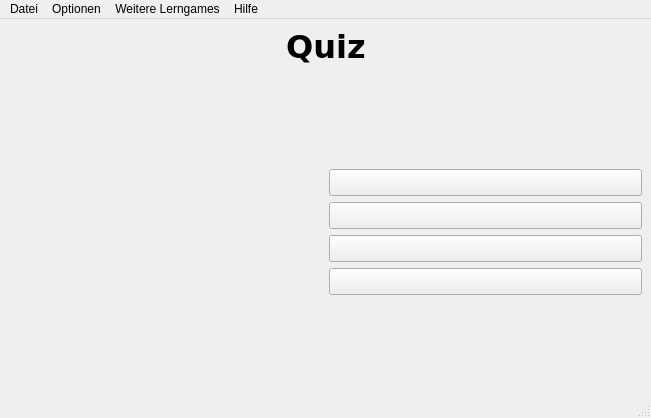
<?xml version="1.0" encoding="UTF-8"?>
<ui version="4.0">
 <class>MainWindow</class>
 <widget class="QMainWindow" name="MainWindow">
  <property name="geometry">
   <rect>
    <x>0</x>
    <y>0</y>
    <width>651</width>
    <height>418</height>
   </rect>
  </property>
  <property name="windowTitle">
   <string>Quiz-Plugin</string>
  </property>
  <widget class="QWidget" name="centralwidget">
   <layout class="QVBoxLayout" name="verticalLayout_2">
    <item>
     <layout class="QHBoxLayout" name="horizontalLayout_3">
      <item>
       <spacer name="horizontalSpacer_2">
        <property name="orientation">
         <enum>Qt::Horizontal</enum>
        </property>
        <property name="sizeHint" stdset="0">
         <size>
          <width>40</width>
          <height>20</height>
         </size>
        </property>
       </spacer>
      </item>
      <item>
       <widget class="QLabel" name="startTitel">
        <property name="maximumSize">
         <size>
          <width>16777215</width>
          <height>16777215</height>
         </size>
        </property>
        <property name="font">
         <font>
          <family>Verdana</family>
          <pointsize>24</pointsize>
         </font>
        </property>
        <property name="styleSheet">
         <string notr="true"/>
        </property>
        <property name="text">
         <string>&lt;html&gt;&lt;head/&gt;&lt;body&gt;&lt;p align=&quot;center&quot;&gt;&lt;span style=&quot; font-weight:600; font-style:normal; color:#000000;&quot;&gt;Quiz&lt;/span&gt;&lt;/p&gt;&lt;/body&gt;&lt;/html&gt;</string>
        </property>
       </widget>
      </item>
      <item>
       <spacer name="horizontalSpacer_3">
        <property name="orientation">
         <enum>Qt::Horizontal</enum>
        </property>
        <property name="sizeHint" stdset="0">
         <size>
          <width>40</width>
          <height>20</height>
         </size>
        </property>
       </spacer>
      </item>
     </layout>
    </item>
    <item>
     <spacer name="verticalSpacer">
      <property name="orientation">
       <enum>Qt::Vertical</enum>
      </property>
      <property name="sizeHint" stdset="0">
       <size>
        <width>586</width>
        <height>97</height>
       </size>
      </property>
     </spacer>
    </item>
    <item>
     <layout class="QHBoxLayout" name="horizontalLayout">
      <item>
       <widget class="QLabel" name="startImage">
        <property name="font">
         <font>
          <family>Verdana</family>
          <pointsize>12</pointsize>
         </font>
        </property>
        <property name="text">
         <string>&lt;html&gt;&lt;head/&gt;&lt;body&gt;&lt;p&gt;&lt;br/&gt;&lt;/p&gt;&lt;/body&gt;&lt;/html&gt;</string>
        </property>
       </widget>
      </item>
      <item>
       <layout class="QVBoxLayout" name="verticalLayout">
        <item>
         <widget class="QPushButton" name="startGame">
          <property name="font">
           <font>
            <family>Verdana</family>
            <pointsize>12</pointsize>
           </font>
          </property>
          <property name="styleSheet">
           <string notr="true"/>
          </property>
          <property name="text">
           <string/>
          </property>
         </widget>
        </item>
        <item>
         <widget class="QPushButton" name="startTraining">
          <property name="font">
           <font>
            <family>Verdana</family>
            <pointsize>12</pointsize>
           </font>
          </property>
          <property name="styleSheet">
           <string notr="true"/>
          </property>
          <property name="text">
           <string/>
          </property>
         </widget>
        </item>
        <item>
         <widget class="QPushButton" name="chooseQuiz">
          <property name="font">
           <font>
            <family>Verdana</family>
            <pointsize>12</pointsize>
           </font>
          </property>
          <property name="styleSheet">
           <string notr="true"/>
          </property>
          <property name="text">
           <string/>
          </property>
         </widget>
        </item>
        <item>
         <widget class="QPushButton" name="pushButton">
          <property name="font">
           <font>
            <family>Verdana</family>
            <pointsize>12</pointsize>
           </font>
          </property>
          <property name="styleSheet">
           <string notr="true"/>
          </property>
          <property name="text">
           <string/>
          </property>
         </widget>
        </item>
       </layout>
      </item>
     </layout>
    </item>
    <item>
     <spacer name="verticalSpacer_2">
      <property name="orientation">
       <enum>Qt::Vertical</enum>
      </property>
      <property name="sizeHint" stdset="0">
       <size>
        <width>586</width>
        <height>75</height>
       </size>
      </property>
     </spacer>
    </item>
   </layout>
  </widget>
  <widget class="QStatusBar" name="statusbar"/>
  <widget class="QMenuBar" name="menubar">
   <property name="geometry">
    <rect>
     <x>0</x>
     <y>0</y>
     <width>651</width>
     <height>21</height>
    </rect>
   </property>
   <widget class="QMenu" name="dataMenu">
    <property name="title">
     <string>Datei</string>
    </property>
    <widget class="QMenu" name="menuLetzte_Quizzes">
     <property name="title">
      <string>Letzte Quizzes</string>
     </property>
     <addaction name="actionFd"/>
     <addaction name="actionDf"/>
     <addaction name="actionDf_2"/>
     <addaction name="actionDf_3"/>
     <addaction name="actionFd_2"/>
    </widget>
    <addaction name="quizLoader"/>
    <addaction name="results"/>
    <addaction name="separator"/>
    <addaction name="actionQuiz_starten"/>
    <addaction name="actionQuiz_trainieren"/>
    <addaction name="menuLetzte_Quizzes"/>
   </widget>
   <widget class="QMenu" name="menuOptions_2">
    <property name="title">
     <string>Optionen</string>
    </property>
    <widget class="QMenu" name="language">
     <property name="title">
      <string>Sprache</string>
     </property>
     <addaction name="german"/>
     <addaction name="english"/>
     <addaction name="french"/>
    </widget>
    <widget class="QMenu" name="fontMenu">
     <property name="title">
      <string>Schrift</string>
     </property>
     <addaction name="actionBigger"/>
     <addaction name="actionSmaller"/>
    </widget>
    <addaction name="language"/>
    <addaction name="fontMenu"/>
   </widget>
   <widget class="QMenu" name="menuGames">
    <property name="title">
     <string>Weitere Lerngames</string>
    </property>
    <addaction name="geogame"/>
    <addaction name="quizPlatform"/>
   </widget>
   <widget class="QMenu" name="menuHilf">
    <property name="title">
     <string>Hilfe</string>
    </property>
    <addaction name="actionContact"/>
    <addaction name="actionWebhelp"/>
    <addaction name="actionAbout"/>
   </widget>
   <addaction name="dataMenu"/>
   <addaction name="menuOptions_2"/>
   <addaction name="menuGames"/>
   <addaction name="menuHilf"/>
  </widget>
  <action name="quizLoader">
   <property name="text">
    <string>Quiz Laden</string>
   </property>
  </action>
  <action name="results">
   <property name="text">
    <string>Resultate Speichern</string>
   </property>
  </action>
  <action name="geogame">
   <property name="text">
    <string>das game</string>
   </property>
  </action>
  <action name="actionStandard">
   <property name="text">
    <string>Standard</string>
   </property>
  </action>
  <action name="quizPlatform">
   <property name="text">
    <string>plattform für quizzes</string>
   </property>
  </action>
  <action name="actionQuiz_starten">
   <property name="text">
    <string>Quiz Starten</string>
   </property>
  </action>
  <action name="actionQuiz_trainieren">
   <property name="text">
    <string>Quiz Trainieren</string>
   </property>
  </action>
  <action name="german">
   <property name="text">
    <string>Deutsch</string>
   </property>
  </action>
  <action name="english">
   <property name="text">
    <string>Englisch</string>
   </property>
  </action>
  <action name="actionFd">
   <property name="text">
    <string>fd</string>
   </property>
  </action>
  <action name="actionDf">
   <property name="text">
    <string>df</string>
   </property>
  </action>
  <action name="actionDf_2">
   <property name="text">
    <string>df</string>
   </property>
  </action>
  <action name="actionDf_3">
   <property name="text">
    <string>df</string>
   </property>
  </action>
  <action name="actionFd_2">
   <property name="text">
    <string>fd</string>
   </property>
  </action>
  <action name="actionContact">
   <property name="text">
    <string>Kontakt</string>
   </property>
  </action>
  <action name="actionWebhelp">
   <property name="text">
    <string>Webhilfe</string>
   </property>
  </action>
  <action name="actionAbout">
   <property name="text">
    <string>Über</string>
   </property>
  </action>
  <action name="french">
   <property name="text">
    <string>Französisch</string>
   </property>
  </action>
  <action name="actionBigger">
   <property name="text">
    <string>Grösser</string>
   </property>
   <property name="shortcut">
    <string>Ctrl+1</string>
   </property>
   <property name="softKeyRole">
    <enum>QAction::NoSoftKey</enum>
   </property>
  </action>
  <action name="actionSmaller">
   <property name="text">
    <string>Kleiner</string>
   </property>
   <property name="shortcut">
    <string>Ctrl+-</string>
   </property>
  </action>
 </widget>
 <resources/>
 <connections/>
</ui>
